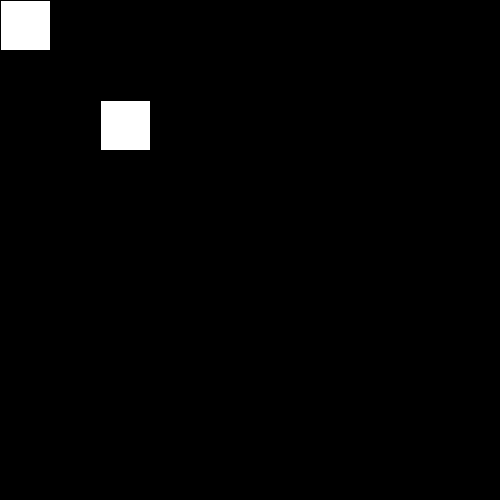
Frame 1 (no input)
Frame 60 (the mouse pressed at the canvas centre just before this capture): identical to frame 1, image omitted
Frame 120 (the mouse held since frame 60 and released just before this capture): identical to frame 1, image omitted

The Processing sketch that drew this single still picture (run headless with seeded random() and noise(); from frame 60 on, the mouse is pressed at the canvas centre):

// Processing sketch: Translation
// ── Translation.pde
void setup(){
  size(500,500);
  background(0);
  rect(0,0,50,50);
  
  pushMatrix();
  translate(100,100);
  rect(0,0,50,50);
  popMatrix();
}

void draw(){
  
}
